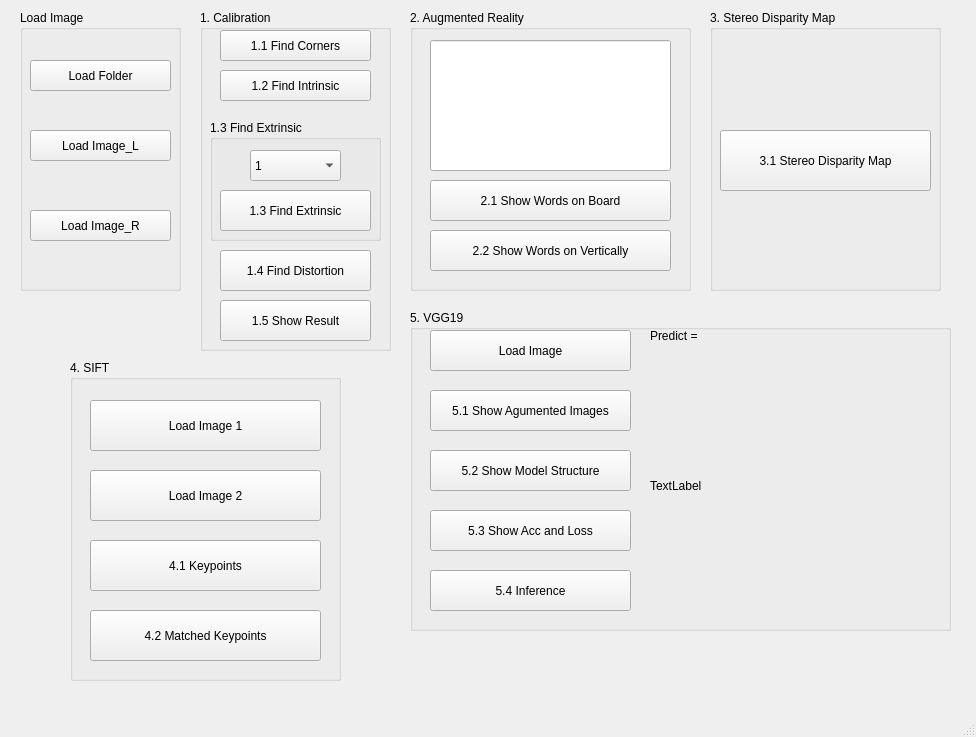
<?xml version="1.0" encoding="UTF-8"?>
<ui version="4.0">
 <class>MainWindow</class>
 <widget class="QMainWindow" name="MainWindow">
  <property name="geometry">
   <rect>
    <x>0</x>
    <y>0</y>
    <width>976</width>
    <height>737</height>
   </rect>
  </property>
  <property name="windowTitle">
   <string>MainWindow</string>
  </property>
  <widget class="QWidget" name="centralwidget">
   <widget class="QGroupBox" name="groupBox">
    <property name="geometry">
     <rect>
      <x>20</x>
      <y>10</y>
      <width>161</width>
      <height>281</height>
     </rect>
    </property>
    <property name="title">
     <string>Load Image</string>
    </property>
    <widget class="QPushButton" name="pushButton_1">
     <property name="geometry">
      <rect>
       <x>10</x>
       <y>50</y>
       <width>141</width>
       <height>31</height>
      </rect>
     </property>
     <property name="text">
      <string>Load Folder</string>
     </property>
    </widget>
    <widget class="QPushButton" name="pushButton_2">
     <property name="geometry">
      <rect>
       <x>10</x>
       <y>120</y>
       <width>141</width>
       <height>31</height>
      </rect>
     </property>
     <property name="text">
      <string>Load Image_L</string>
     </property>
    </widget>
    <widget class="QPushButton" name="pushButton_3">
     <property name="geometry">
      <rect>
       <x>10</x>
       <y>200</y>
       <width>141</width>
       <height>31</height>
      </rect>
     </property>
     <property name="text">
      <string>Load Image_R</string>
     </property>
    </widget>
   </widget>
   <widget class="QGroupBox" name="groupBox_2">
    <property name="geometry">
     <rect>
      <x>200</x>
      <y>10</y>
      <width>191</width>
      <height>341</height>
     </rect>
    </property>
    <property name="title">
     <string>1. Calibration</string>
    </property>
    <widget class="QPushButton" name="pushButton_4">
     <property name="geometry">
      <rect>
       <x>20</x>
       <y>20</y>
       <width>151</width>
       <height>31</height>
      </rect>
     </property>
     <property name="text">
      <string>1.1 Find Corners</string>
     </property>
    </widget>
    <widget class="QPushButton" name="pushButton_5">
     <property name="geometry">
      <rect>
       <x>20</x>
       <y>60</y>
       <width>151</width>
       <height>31</height>
      </rect>
     </property>
     <property name="text">
      <string>1.2 Find Intrinsic</string>
     </property>
    </widget>
    <widget class="QGroupBox" name="groupBox_3">
     <property name="geometry">
      <rect>
       <x>10</x>
       <y>110</y>
       <width>171</width>
       <height>121</height>
      </rect>
     </property>
     <property name="title">
      <string>1.3 Find Extrinsic</string>
     </property>
     <widget class="QPushButton" name="find_extrinsic_btn">
      <property name="geometry">
       <rect>
        <x>10</x>
        <y>70</y>
        <width>151</width>
        <height>41</height>
       </rect>
      </property>
      <property name="text">
       <string>1.3 Find Extrinsic</string>
      </property>
     </widget>
     <widget class="QComboBox" name="find_extrinsic_combobox">
      <property name="geometry">
       <rect>
        <x>40</x>
        <y>30</y>
        <width>91</width>
        <height>31</height>
       </rect>
      </property>
      <item>
       <property name="text">
        <string>1</string>
       </property>
      </item>
      <item>
       <property name="text">
        <string>2</string>
       </property>
      </item>
      <item>
       <property name="text">
        <string>3</string>
       </property>
      </item>
      <item>
       <property name="text">
        <string>4</string>
       </property>
      </item>
      <item>
       <property name="text">
        <string>5</string>
       </property>
      </item>
      <item>
       <property name="text">
        <string>6</string>
       </property>
      </item>
      <item>
       <property name="text">
        <string>7</string>
       </property>
      </item>
      <item>
       <property name="text">
        <string>8</string>
       </property>
      </item>
      <item>
       <property name="text">
        <string>9</string>
       </property>
      </item>
      <item>
       <property name="text">
        <string>10</string>
       </property>
      </item>
      <item>
       <property name="text">
        <string>11</string>
       </property>
      </item>
      <item>
       <property name="text">
        <string>12</string>
       </property>
      </item>
      <item>
       <property name="text">
        <string>13</string>
       </property>
      </item>
      <item>
       <property name="text">
        <string>14</string>
       </property>
      </item>
      <item>
       <property name="text">
        <string>15</string>
       </property>
      </item>
     </widget>
    </widget>
    <widget class="QPushButton" name="pushButton_7">
     <property name="geometry">
      <rect>
       <x>20</x>
       <y>240</y>
       <width>151</width>
       <height>41</height>
      </rect>
     </property>
     <property name="text">
      <string>1.4 Find Distortion</string>
     </property>
    </widget>
    <widget class="QPushButton" name="pushButton_8">
     <property name="geometry">
      <rect>
       <x>20</x>
       <y>290</y>
       <width>151</width>
       <height>41</height>
      </rect>
     </property>
     <property name="text">
      <string>1.5 Show Result</string>
     </property>
    </widget>
   </widget>
   <widget class="QGroupBox" name="groupBox_4">
    <property name="geometry">
     <rect>
      <x>410</x>
      <y>10</y>
      <width>281</width>
      <height>281</height>
     </rect>
    </property>
    <property name="title">
     <string>2. Augmented Reality</string>
    </property>
    <widget class="QPushButton" name="pushButton_9">
     <property name="geometry">
      <rect>
       <x>20</x>
       <y>170</y>
       <width>241</width>
       <height>41</height>
      </rect>
     </property>
     <property name="text">
      <string>2.1 Show Words on Board</string>
     </property>
    </widget>
    <widget class="QPushButton" name="pushButton_10">
     <property name="geometry">
      <rect>
       <x>20</x>
       <y>220</y>
       <width>241</width>
       <height>41</height>
      </rect>
     </property>
     <property name="text">
      <string>2.2 Show Words on Vertically</string>
     </property>
    </widget>
    <widget class="QLineEdit" name="lineEdit">
     <property name="geometry">
      <rect>
       <x>20</x>
       <y>30</y>
       <width>241</width>
       <height>131</height>
      </rect>
     </property>
    </widget>
   </widget>
   <widget class="QGroupBox" name="groupBox_5">
    <property name="geometry">
     <rect>
      <x>710</x>
      <y>10</y>
      <width>231</width>
      <height>281</height>
     </rect>
    </property>
    <property name="title">
     <string>3. Stereo Disparity Map</string>
    </property>
    <widget class="QPushButton" name="pushButton_11">
     <property name="geometry">
      <rect>
       <x>10</x>
       <y>120</y>
       <width>211</width>
       <height>61</height>
      </rect>
     </property>
     <property name="text">
      <string>3.1 Stereo Disparity Map</string>
     </property>
    </widget>
   </widget>
   <widget class="QGroupBox" name="groupBox_6">
    <property name="geometry">
     <rect>
      <x>70</x>
      <y>360</y>
      <width>271</width>
      <height>321</height>
     </rect>
    </property>
    <property name="title">
     <string>4. SIFT</string>
    </property>
    <widget class="QPushButton" name="pushButton_12">
     <property name="geometry">
      <rect>
       <x>20</x>
       <y>40</y>
       <width>231</width>
       <height>51</height>
      </rect>
     </property>
     <property name="text">
      <string>Load Image 1</string>
     </property>
    </widget>
    <widget class="QPushButton" name="pushButton_13">
     <property name="geometry">
      <rect>
       <x>20</x>
       <y>110</y>
       <width>231</width>
       <height>51</height>
      </rect>
     </property>
     <property name="text">
      <string>Load Image 2</string>
     </property>
    </widget>
    <widget class="QPushButton" name="pushButton_14">
     <property name="geometry">
      <rect>
       <x>20</x>
       <y>180</y>
       <width>231</width>
       <height>51</height>
      </rect>
     </property>
     <property name="text">
      <string>4.1 Keypoints</string>
     </property>
    </widget>
    <widget class="QPushButton" name="pushButton_15">
     <property name="geometry">
      <rect>
       <x>20</x>
       <y>250</y>
       <width>231</width>
       <height>51</height>
      </rect>
     </property>
     <property name="text">
      <string>4.2 Matched Keypoints</string>
     </property>
    </widget>
   </widget>
   <widget class="QGroupBox" name="groupBox_7">
    <property name="geometry">
     <rect>
      <x>410</x>
      <y>310</y>
      <width>541</width>
      <height>321</height>
     </rect>
    </property>
    <property name="title">
     <string>5. VGG19</string>
    </property>
    <widget class="QPushButton" name="pushButton_16">
     <property name="geometry">
      <rect>
       <x>20</x>
       <y>20</y>
       <width>201</width>
       <height>41</height>
      </rect>
     </property>
     <property name="text">
      <string>Load Image</string>
     </property>
    </widget>
    <widget class="QPushButton" name="pushButton_17">
     <property name="geometry">
      <rect>
       <x>20</x>
       <y>80</y>
       <width>201</width>
       <height>41</height>
      </rect>
     </property>
     <property name="text">
      <string>5.1 Show Agumented Images</string>
     </property>
    </widget>
    <widget class="QPushButton" name="pushButton_18">
     <property name="geometry">
      <rect>
       <x>20</x>
       <y>140</y>
       <width>201</width>
       <height>41</height>
      </rect>
     </property>
     <property name="text">
      <string>5.2 Show Model Structure</string>
     </property>
    </widget>
    <widget class="QPushButton" name="pushButton_19">
     <property name="geometry">
      <rect>
       <x>20</x>
       <y>200</y>
       <width>201</width>
       <height>41</height>
      </rect>
     </property>
     <property name="text">
      <string>5.3 Show Acc and Loss</string>
     </property>
    </widget>
    <widget class="QPushButton" name="pushButton_20">
     <property name="geometry">
      <rect>
       <x>20</x>
       <y>260</y>
       <width>201</width>
       <height>41</height>
      </rect>
     </property>
     <property name="text">
      <string>5.4 Inference</string>
     </property>
    </widget>
    <widget class="QLabel" name="label">
     <property name="geometry">
      <rect>
       <x>240</x>
       <y>16</y>
       <width>261</width>
       <height>20</height>
      </rect>
     </property>
     <property name="text">
      <string>Predict = </string>
     </property>
    </widget>
    <widget class="QLabel" name="label_2">
     <property name="geometry">
      <rect>
       <x>240</x>
       <y>60</y>
       <width>281</width>
       <height>231</height>
      </rect>
     </property>
     <property name="text">
      <string>TextLabel</string>
     </property>
    </widget>
   </widget>
  </widget>
  <widget class="QMenuBar" name="menubar">
   <property name="geometry">
    <rect>
     <x>0</x>
     <y>0</y>
     <width>976</width>
     <height>22</height>
    </rect>
   </property>
  </widget>
  <widget class="QStatusBar" name="statusbar"/>
 </widget>
 <resources/>
 <connections/>
</ui>
